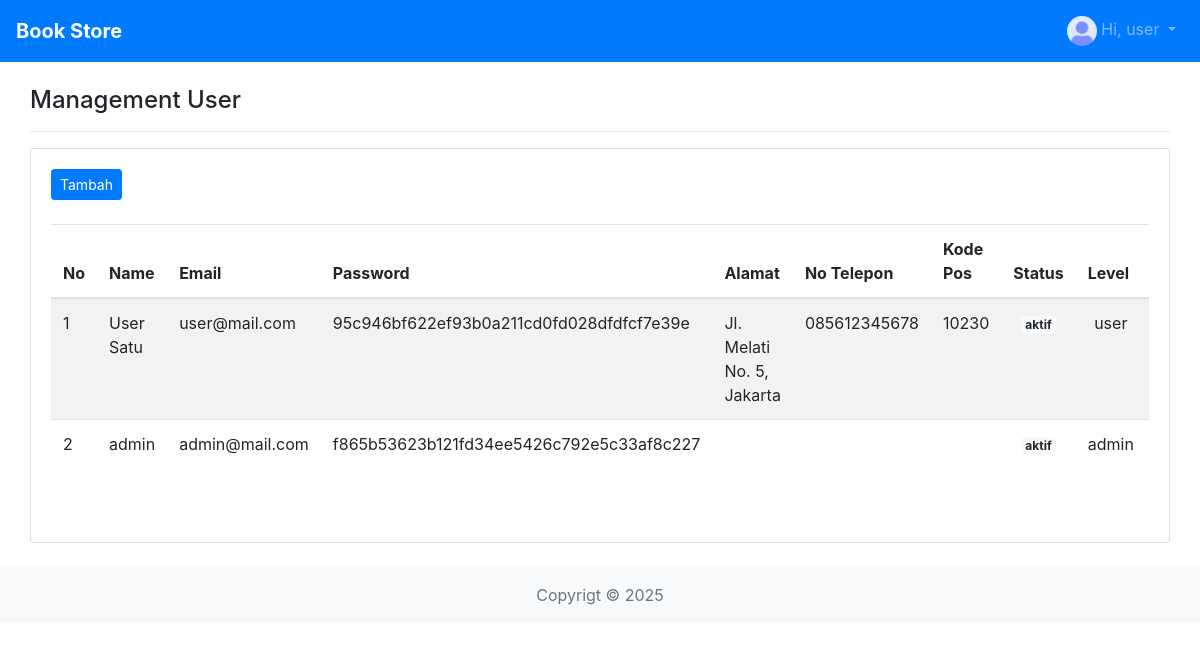
The app's page /index.php/user with its own data.
### tables this page shows
CREATE TABLE `tb_user` (
  `id_user` int(11) NOT NULL,
  `nama` varchar(100) NOT NULL,
  `email` varchar(100) NOT NULL,
  `password` varchar(255) NOT NULL,
  `alamat` varchar(255) NOT NULL,
  `no_telp` varchar(15) NOT NULL,
  `kode_pos` varchar(10) NOT NULL,
  `status` enum('aktif','non aktif') DEFAULT 'non aktif',
  `level` enum('admin','user') DEFAULT 'user'
);

### application/controllers/User.php (called while the page is built, shortened)
<?php
class User extends CI_Controller {
	public function index() {
		$data['user'] = $this->db->get('tb_user')->result();
		$this->load->view('template/header');
		$this->load->view('user/index', $data);
		$this->load->view('template/footer');
	}
}

### index.php (called while the page is built, shortened)
<?php
require_once BASEPATH.'core/CodeIgniter.php';

### application/views/user/index.php (the view, shortened to what this page needs)
<div class="container-fluid">
  <div class="section-header">
    <h4>Management User</h4>
  </div>
  <hr>
  <div class="section-body">
    <div class="card card-primary">
      <div class="card-body">
        <a href="<?= base_url('user-tambah') ?>" class="btn btn-sm btn-primary">Tambah</a>
        <br><br>
        <div class="table-responsive">
          <table class="table table-striped" id="table-1">
            <thead>
              <tr>
                <th>No</th>
                <th>Name</th>
                <th>Email</th>
                <th>Password</th>
                <th>Alamat</th>
                <th>No Telepon</th>
                <th>Kode Pos</th>
                <th>Status</th>
                <th>Level</th>
                <th>Aksi</th>
              </tr>
            </thead>
            <tbody>
              <?php foreach($user as $key => $value):?>
              <tr>
                <td><?= $key+1 ?></td>
                <td><?= $value -> nama ?></td>
                <td><?= $value -> email ?></td>
                <td><?= $value -> password ?></td>
                <td><?= $value -> alamat ?></td>
                <td><?= $value -> no_telp ?></td>
                <td><?= $value -> kode_pos ?></td>
                <td class="text-center"><span class="badge <?= $value -> status == 'aktif' ?'badge-light':'badge-info' ?>"><?= $value -> status ?></span></td>
                <td class="text-center"><span class="badge <?= $value -> level == 'admin' ?'badge-primary':'badge-warning' ?> "></span><?= $value -> level ?></td>
                <td>
                </td>
              </tr>
              <?php endforeach ?>
            </tbody>
          </table>
        </div>
      </div>
    </div>
  </div>
</div>

### records on screen
tb_user: nama "User Satu", email "user@mail.com", password "95c946bf622ef93b0a211cd0fd028dfdfcf7e39e", alamat "Jl. Melati No. 5, Jakarta", no_telp "085612345678", kode_pos "10230", status "aktif", level "user"
tb_user: nama "admin", email "admin@mail.com", password "f865b53623b121fd34ee5426c792e5c33af8c227", status "aktif", level "admin"

### other values on screen
$this->session->userdata('nama') "user"
